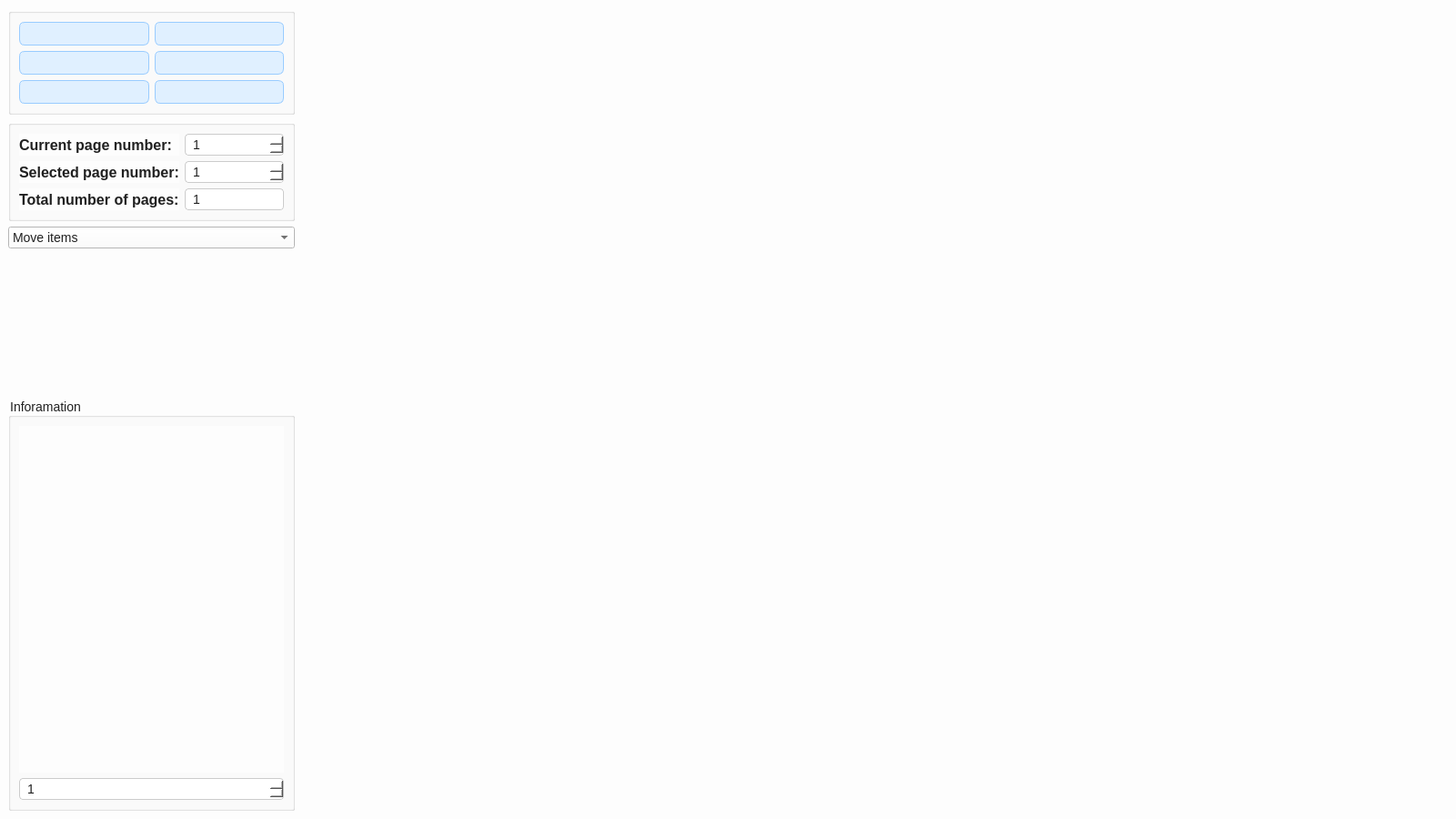
<?xml version="1.0" encoding="UTF-8"?>
<ui version="4.0">
 <class>MainWindow</class>
 <widget class="QMainWindow" name="MainWindow">
  <property name="geometry">
   <rect>
    <x>0</x>
    <y>0</y>
    <width>1600</width>
    <height>900</height>
   </rect>
  </property>
  <property name="windowTitle">
   <string>MainWindow</string>
  </property>
  <property name="styleSheet">
   <string notr="true">QWidget {
        background-color: #fdfdfd;
        color: #202020;
        font-family: Segoe UI, sans-serif;
        font-size: 14px;
    }

    QLabel {
    font-family: &quot;Segoe UI&quot;, Arial, sans-serif;
    font-size: 16px;
    font-weight: 500;
    color: #202020;
}

    QLabel:hover {
        border: 1px dashed #999;
        background-color: #f0f8ff;
    }

    QSpinBox {
        border: 1px solid #ccc;
        border-radius: 4px;
        padding: 2px 6px 2px 6px;
        background-color: #ffffff;
        selection-background-color: #cceeff;
    }

    QSpinBox::up-arrow {
        content: &quot;▲&quot;;
        color: #555;
        font-size: 10px;
    }

    QSpinBox::down-arrow {
        content: &quot;▼&quot;;
        color: #555;
        font-size: 10px;
    }

    QSpinBox::up-button:hover, QSpinBox::down-button:hover {
        background-color: #e6f7ff;
    }

    QPushButton {
        background-color: #e0f0ff;
        border: 1px solid #99ccff;
        border-radius: 6px;
        padding: 4px 10px;
    }

    QPushButton:hover {
        background-color: #cce4ff;
    }

    QPushButton:pressed {
        background-color: #b3d8ff;
    }

    QCheckBox {
        spacing: 6px;
    }

    QCheckBox:hover {
        color: #0055aa;
    }</string>
  </property>
  <widget class="QWidget" name="centralwidget">
   <layout class="QGridLayout" name="gridLayout_6">
    <item row="0" column="0">
     <layout class="QGridLayout" name="gridLayout_4" rowstretch="1,1,1,2,6" columnstretch="1,4">
      <property name="rightMargin">
       <number>0</number>
      </property>
      <item row="2" column="0">
       <widget class="QComboBox" name="modeComboBox">
        <property name="currentText">
         <string>Move items</string>
        </property>
        <item>
         <property name="text">
          <string>Move items</string>
         </property>
        </item>
        <item>
         <property name="text">
          <string>Add vertex</string>
         </property>
        </item>
        <item>
         <property name="text">
          <string>Add edge</string>
         </property>
        </item>
        <item>
         <property name="text">
          <string>Delete items</string>
         </property>
        </item>
        <item>
         <property name="text">
          <string>Execute algorithm</string>
         </property>
        </item>
       </widget>
      </item>
      <item row="0" column="1" rowspan="5">
       <widget class="QStackedWidget" name="stackedSceneWidget"/>
      </item>
      <item row="1" column="0">
       <widget class="QGroupBox" name="groupBox">
        <property name="title">
         <string/>
        </property>
        <layout class="QGridLayout" name="gridLayout_2">
         <item row="0" column="0">
          <widget class="QLabel" name="curPageLabel">
           <property name="text">
            <string>Current page number:</string>
           </property>
          </widget>
         </item>
         <item row="0" column="1">
          <widget class="QSpinBox" name="curPageSpinBox">
           <property name="minimum">
            <number>1</number>
           </property>
           <property name="maximum">
            <number>1</number>
           </property>
          </widget>
         </item>
         <item row="1" column="0">
          <widget class="QLabel" name="selPageLabel">
           <property name="text">
            <string>Selected page number:</string>
           </property>
          </widget>
         </item>
         <item row="1" column="1">
          <widget class="QSpinBox" name="selPageSpinBox">
           <property name="minimum">
            <number>1</number>
           </property>
           <property name="maximum">
            <number>1</number>
           </property>
          </widget>
         </item>
         <item row="2" column="0">
          <widget class="QLabel" name="totalPageLabel">
           <property name="text">
            <string>Total number of pages:</string>
           </property>
          </widget>
         </item>
         <item row="2" column="1">
          <widget class="QSpinBox" name="totalPageSpinBox">
           <property name="enabled">
            <bool>true</bool>
           </property>
           <property name="wrapping">
            <bool>false</bool>
           </property>
           <property name="readOnly">
            <bool>true</bool>
           </property>
           <property name="buttonSymbols">
            <enum>QAbstractSpinBox::NoButtons</enum>
           </property>
           <property name="accelerated">
            <bool>false</bool>
           </property>
           <property name="keyboardTracking">
            <bool>true</bool>
           </property>
           <property name="minimum">
            <number>1</number>
           </property>
           <property name="maximum">
            <number>10</number>
           </property>
          </widget>
         </item>
        </layout>
       </widget>
      </item>
      <item row="4" column="0">
       <widget class="QGroupBox" name="groupBox_4">
        <property name="title">
         <string>Inforamation</string>
        </property>
        <layout class="QGridLayout" name="gridLayout_5">
         <item row="1" column="0">
          <widget class="QLabel" name="infoLable">
           <property name="layoutDirection">
            <enum>Qt::LeftToRight</enum>
           </property>
           <property name="text">
            <string/>
           </property>
           <property name="alignment">
            <set>Qt::AlignLeading|Qt::AlignLeft|Qt::AlignTop</set>
           </property>
           <property name="wordWrap">
            <bool>true</bool>
           </property>
          </widget>
         </item>
         <item row="2" column="0">
          <widget class="QSpinBox" name="flowReqiredSpinBox">
           <property name="minimum">
            <number>1</number>
           </property>
          </widget>
         </item>
        </layout>
       </widget>
      </item>
      <item row="0" column="0">
       <widget class="QGroupBox" name="groupBox_2">
        <property name="title">
         <string/>
        </property>
        <layout class="QGridLayout" name="gridLayout">
         <item row="2" column="1">
          <widget class="QPushButton" name="savePageButton">
           <property name="text">
            <string/>
           </property>
           <property name="icon">
            <iconset theme="document-save">
             <normaloff>.</normaloff>.</iconset>
           </property>
          </widget>
         </item>
         <item row="2" column="0">
          <widget class="QPushButton" name="openPageButton">
           <property name="text">
            <string/>
           </property>
           <property name="icon">
            <iconset theme="document-open">
             <normaloff>.</normaloff>.</iconset>
           </property>
          </widget>
         </item>
         <item row="0" column="1">
          <widget class="QPushButton" name="rightPageButton">
           <property name="text">
            <string/>
           </property>
           <property name="icon">
            <iconset theme="go-next">
             <normaloff>.</normaloff>.</iconset>
           </property>
          </widget>
         </item>
         <item row="1" column="1">
          <widget class="QPushButton" name="closePageButton">
           <property name="text">
            <string/>
           </property>
           <property name="icon">
            <iconset theme="edit-clear">
             <normaloff>.</normaloff>.</iconset>
           </property>
          </widget>
         </item>
         <item row="0" column="0">
          <widget class="QPushButton" name="leftPageButton">
           <property name="text">
            <string/>
           </property>
           <property name="icon">
            <iconset theme="go-previous">
             <normaloff>.</normaloff>.</iconset>
           </property>
          </widget>
         </item>
         <item row="1" column="0">
          <widget class="QPushButton" name="addPageButton">
           <property name="text">
            <string/>
           </property>
           <property name="icon">
            <iconset theme="list-add">
             <normaloff>.</normaloff>.</iconset>
           </property>
          </widget>
         </item>
        </layout>
       </widget>
      </item>
      <item row="3" column="0">
       <widget class="QStackedWidget" name="stackedEditorWidget">
        <widget class="QWidget" name="emptyPage">
         <property name="enabled">
          <bool>false</bool>
         </property>
        </widget>
       </widget>
      </item>
     </layout>
    </item>
   </layout>
  </widget>
  <widget class="QMenuBar" name="menubar">
   <property name="geometry">
    <rect>
     <x>0</x>
     <y>0</y>
     <width>1600</width>
     <height>25</height>
    </rect>
   </property>
  </widget>
 </widget>
 <resources/>
 <connections/>
</ui>
